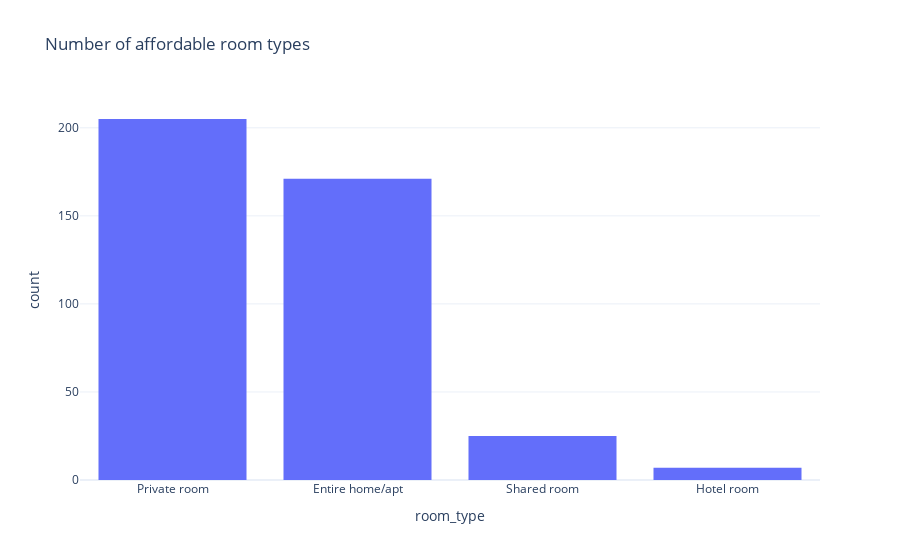

The code cell stored with this chart in its notebook:
### Markdown cell above
#### LIC

### Code cell
room_graph = px.histogram(abnb_LIC_affordable, x="room_type", title="Number of affordable room types",
                       template="plotly_white")
room_graph.show()

### Figure 1 — Plotly figure (JSON) as saved in the notebook; plotly's stock layout.template omitted (floating-point values rounded to 4 significant figures; data arrays with more than 128 entries replaced by an {"elided": "..."} marker saying what was removed)
{"data": [{"alignmentgroup": "True", "bingroup": "x", "hovertemplate": "room_type=%{x}<br>count=%{y}<extra></extra>", "legendgroup": "", "marker": {"color": "#636efa", "pattern": {"shape": ""}}, "name": "", "offsetgroup": "", "orientation": "v", "showlegend": false, "type": "histogram", "x": {"elided": "408 str values"}, "xaxis": "x", "yaxis": "y"}], "layout": {"barmode": "relative", "legend": {"tracegroupgap": 0}, "title": {"text": "Number of affordable room types"}, "xaxis": {"anchor": "y", "domain": [0, 1], "title": {"text": "room_type"}}, "yaxis": {"anchor": "x", "domain": [0, 1], "title": {"text": "count"}}}}
